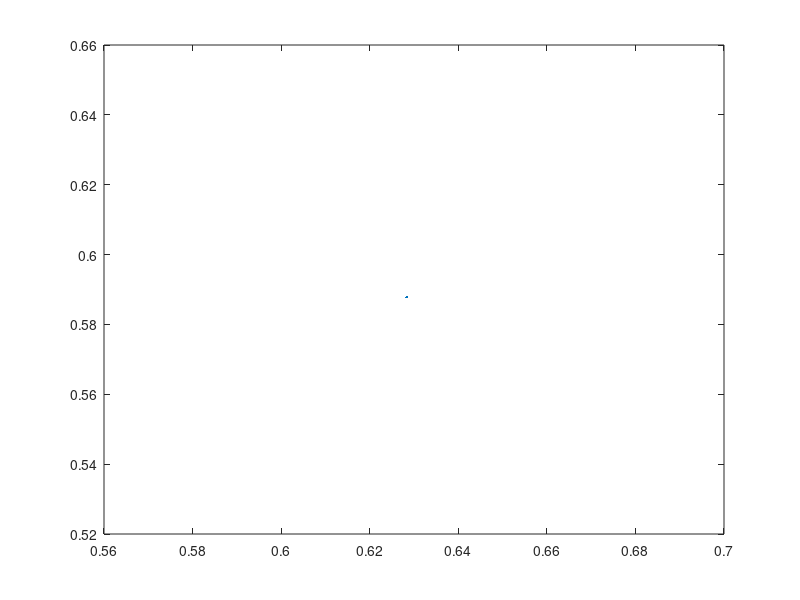

Write the MATLAB code that produced this figure.
%aula01
%26/02/2018
%gabriel
clear
disp('-------------')
disp('--escalares--')
disp('-------------')

%declarar variaveis

a=1;
b=2;
c=a+b;
disp(b);
fprintf('c=%.2f\n',c);

1-(4/3-1)*3

cos(pi/2)


disp('-------------')
disp('---vetores---')
disp('-------------')

t=[1 2 3 4 5 6 7 8 9]
tt=[1,2,3,4,5,6,7,8,9]
ttt=1:9

t==tt
ttt<t

a=t(1)
b=t(end)
t(end)=a+b
ttt==t

x=0.2*pi;
y=sin(x);
plot(x,y)